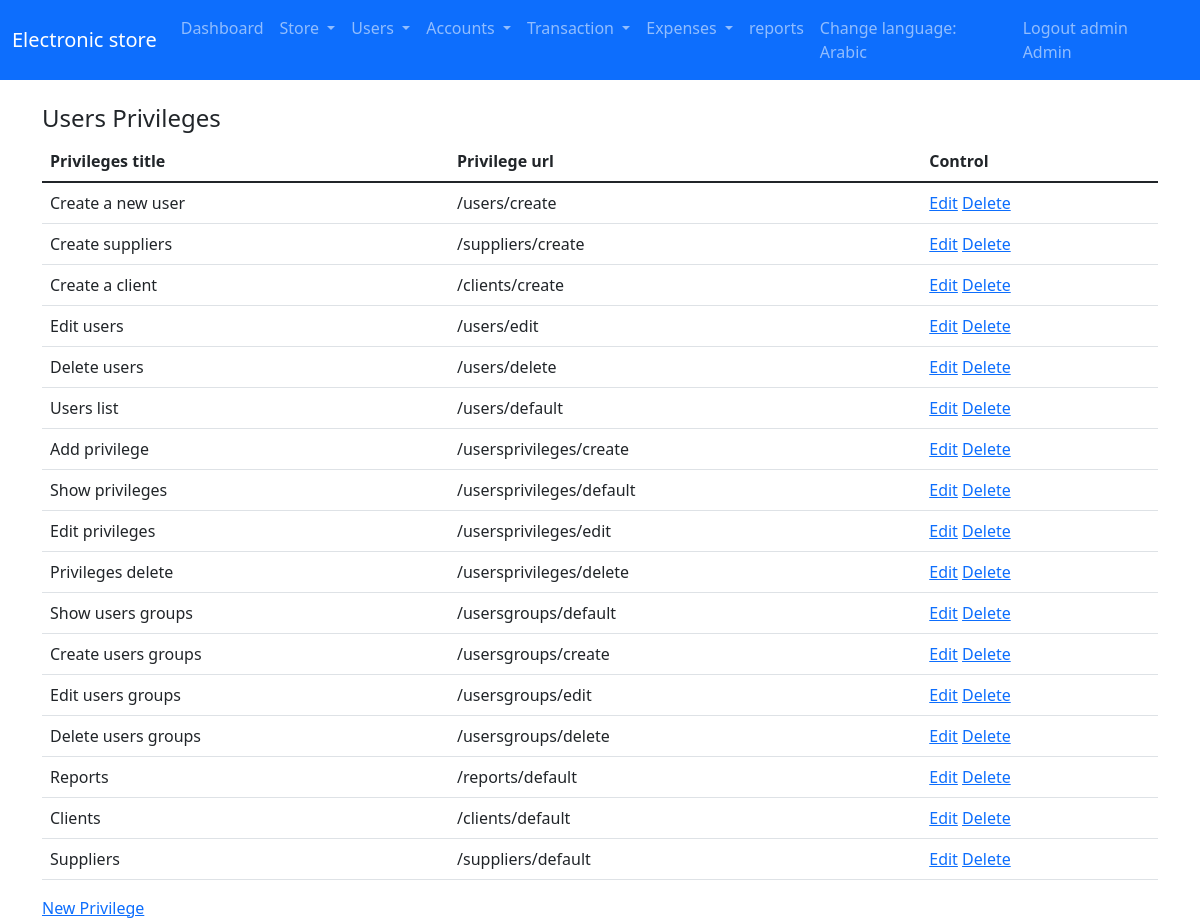
Screenshot of /usersprivileges (signed in) with the database file from the repository.
### tables this page shows
CREATE TABLE `app_users_privileges` (
  `id` tinyint UNSIGNED NOT NULL,
  `privilege_url` varchar(30) NOT NULL,
  `privilege_title` varchar(30) NOT NULL
);

### app/controllers/abstractcontroller.php (called while the page is built, shortened)
<?php
class AbstractController
{
	protected $_controller;
	protected $_action;
    protected $_template;
    protected $_registry;
    protected $_data = [];
	public function setController($controllerName)
	{
		$this->_controller = $controllerName;
	}
	public function setAction($actionName)
	{
		$this->_action = $actionName;
	}
    public function setTemplate($template)
    {
        $this->_template = $template;
    }
    public function setRegistry($registry)
    {
        $this->_registry = $registry;
    }
	protected function _view()
	{
		$view = VIEWS_PATH . $this->_controller . DS . $this->_action . '.view.php';
				$this->_data = array_merge($this->_data , $this->language->getDictionary());
                $this->_template->setRegistry($this->_registry);
                $this->_template->setActionViewFile($view);
                $this->_template->setAppData($this->_data);
                $this->_template->renderApp();
	}
}

### app/controllers/usersprivilegescontroller.php (called while the page is built, shortened)
<?php
class UsersPrivilegesController extends AbstractController
{
    public function defaultAction()
    {
        $this->_data['users_privileges'] = UsersPrivilegesModel::getAll();
        $this->_view();
    }
}

### app/lib/frontcontroller.php (called while the page is built, shortened)
<?php
class FrontController
{
    private $_controller = 'index';
    private $_action = 'default';
    private $_params = array();
    private $_template;
    private $_registry;
	public function __construct(Template $template, Registry $registry , Authentication $auth)
	{
        $this->_template = $template;
        $this->_registry = $registry;
	}
    private function _parseUrl()
    {
        $url = parse_url($_SERVER['REQUEST_URI'], PHP_URL_PATH);
        $url = trim($url, '/');
        $url = explode('/',$url , 3);
        if(isset($url[0]) && $url[0] != '') {
            $this->_controller = $url[0];
        }
    }
    public function dispatch()
    {
	  $actionName = $this->_action . 'Action';
	 $controller = new $controllerClassName;
	 $controller->setController($this->_controller);
	 $controller->setAction($this->_action);
	 $controller->setParams($this->_params);
     $controller->setTemplate($this->_template);
     $controller->setRegistry($this->_registry);
	 $controller->$actionName();
    }
}

### public/index.php (called while the page is built, shortened)
<?php
require_once APP_PATH. DS .'lib/autoload.php';
$session = new LIB\SessionManager();
$session->start();
$template_parts = require_once APP_PATH . DS . 'config' . DS . 'templateconfig.php';
$template = new LIB\Template($template_parts);
$language = new LIB\Language();
$registry = Registry::getInstance();
$registry->session = $session;
$registry->language = $language;
$messenger = Messenger::getInstance($session);
$registry->messenger = $messenger;
$authentication = Authentication::getInstance($session);
$frontController = new FrontController($template,$registry,$authentication);
$frontController->dispatch();

### app/lib/templatehelper.php (called while the page is built, shortened)
<?php
trait TemplateHelper
{
    public function urlMatch($url) {
        return parse_url($_SERVER['REQUEST_URI'] , PHP_URL_PATH) == $url;
    }
    public function hasAcccessToLink($url)
    {
     return  in_array($url, $this->session->u->privileges) ? 'd-block' : (CHECK_FOR_PRIVILEGES == 1 ? 'd-none' : 'd-block');
    }
}

### app/lib/sessionmanager.php (called while the page is built, shortened)
<?php
class SessionManager extends \SessionHandler
{
    public function __get($key) {
        if(isset($_SESSION[$key])) {
            $data = @unserialize($_SESSION[$key]);
            if($data === false) {
                return $_SESSION[$key];
            } else {
                return $data;
            }
        } else {
            trigger_error('No session key ' . $key . ' exists', E_USER_NOTICE);
        }
    }
}

### app/lib/autoload.php (called while the page is built, shortened)
<?php
class AutoLoad
{
	public static function autoload($className)
	{
		$className = str_replace('PHPMVC' , '' , $className);
		$className = str_replace('\\' , '/' , $className);
		$className = strtolower($className);
		$className = $className . '.php';
	}
}

### app/lib/database/databasehandler.php (called while the page is built, shortened)
<?php
abstract class DatabaseHandler
{
    public static function factory()
    {
        $driver = DATABASE_CONN_DRIVER;
        if ($driver == self::DATABASE_DRIVER_POD) {
            return PDODatabaseHandler::getInstance();
        } elseif ($driver == self::DATABASE_DRIVER_MYSQLI) {
            return MySQLiDatabaseHandler::getInstance();
        }
    }
}

### app/lib/database/pdodatabasehandler.php (called while the page is built, shortened)
<?php
class PDODatabaseHandler extends DatabaseHandler
{
    private static $_instance;
    private static $_handler;
    public function __call($name, $arguments)
    {
        return call_user_func_array(array(&self::$_handler, $name), $arguments);
    }
    protected static function init()
    {
        try {
            self::$_handler = new \PDO(
                'mysql:host=' . DATABASE_HOST_NAME . ';dbname=' . DATABASE_DB_NAME,
                DATABASE_USER_NAME, DATABASE_PASSWORD, array(
                    \PDO::ATTR_ERRMODE => \PDO::ERRMODE_WARNING,
                    \PDO::MYSQL_ATTR_INIT_COMMAND => 'SET NAMES utf8'
                )
            );
        } catch (\PDOException $e) {
echo "not connected";
        }
    }
    public static function getInstance()
    {
        if(self::$_instance === null) {
            self::$_instance = new self();
        }
        return self::$_instance;
    }
}

### app/models/abstractmodel.php (called while the page is built, shortened)
<?php
class AbstractModel
{
    public static function getAll()
    {
        $sql = 'SELECT * FROM ' . static::$tableName;
        $stmt = DatabaseHandler::factory()->prepare($sql);
        $stmt->execute();
        if(method_exists(get_called_class(), '__construct')) {
            $results = $stmt->fetchAll(\PDO::FETCH_CLASS | \PDO::FETCH_PROPS_LATE, get_called_class(), array_keys(static::$tableSchema));
        } else {
            $results = $stmt->fetchAll(\PDO::FETCH_CLASS, get_called_class());
        }
        if ((is_array($results) && !empty($results))) {
            return new \ArrayIterator($results);
        };
        return false;
    }
}

### app/views/usersprivileges/default.view.php (the view)
<div class="container">
        <h4><?= @$text_header?></h4>
        <table class="table border-1">
            <thead>
            <tr>
<th><?= @$text_table_privileges_title?></th>
            <th><?= @$text_table_privileges_url?></th>
            <th><?= @$text_table_control?></th>
            </tr>
            </thead>
            <tbody>
            <?php
            if(isset($users_privileges) && false !== $users_privileges) {
                foreach($users_privileges as $user_privilege) {
            ?>
            <tr>
            <td><?= $user_privilege->privilege_title?></td>
<td><?= $user_privilege->privilege_url?></td>
                <td>
                    <a href="/usersprivileges/edit/<?=$user_privilege->id?>">Edit</a>
                    <a href="/usersprivileges/delete/<?=$user_privilege->id?>" onclick="if(!confirm('Do you want to delete this employee')) return false;"> Delete  </a>
                </td>
            </tr>
            <?php
                }
            } else {
                ?>
                <td colspan="5"> <?= @$text_no_data_message?></td>
                <?php
            }
            ?>
            </tbody>
        </table>
        <a href="/usersprivileges/create"> <?= @$text_new_item ?></a>
</div>

### app/template/templateheadstart.php (shortened to what this page needs)
<!doctype html>
<html lang="en">
  <head>
    <link href="https://cdn.jsdelivr.net/npm/bootstrap@5.1.3/dist/css/bootstrap.min.css" rel="stylesheet">

### app/template/templateheadend.php
</head>
<body dir="<?=@$text_dir?>">

### app/lib/template.php (shortened to what this page needs)
<?php
class Template
{
    private $_templateParts;
    private $_action_view;
    private $_data;
    private $_registry;
    public function __get($key)
    {
        return $this->_registry->$key;
    }
	public function __construct(array $parts)
    {
        $this->_templateParts = $parts;
    }
    public function setActionViewFile($path)
    {
       $this->_action_view = $path;
    }
    public function setAppData($data)
    {
        $this->_data = $data;
    }
    public function setRegistry($registry)
    {
        $this->_registry = $registry;
    }
    private function renderTemplateHeaderStart()
    {
        require_once TEMPLATE_PATH . 'templateheadstart.php';
    }
     private function renderTemplateHeaderEnd()
    {
		extract($this->_data);
        require_once TEMPLATE_PATH . 'templateheadend.php';
    }
     private function renderTemplateFooter()
    {
        require_once TEMPLATE_PATH . 'templatefooter.php';
    }
    private function renderTemplateBlooks()
    {
        if(!array_key_exists('template' , $this->_templateParts)) {
            trigger_error('Sorry you have to define the template blocks' , E_USER_WARNING);
        } else {
            $parts = $this->_templateParts['template'];
            if(!empty($parts)) {
                foreach ($parts as $partkey => $filePath) {
                    if($partkey== ':view') {
                        require_once $this->_action_view;
                    } else {
                        require_once $filePath;
                    }
                }
            }
        }
    }
    public function renderApp()
    {
        $this->renderTemplateHeaderStart();
        $this->renderTemplateHeaderEnd();
        $this->renderTemplateBlooks();
        $this->renderTemplateFooter();
    }
}

### app/template/nav.php (shortened to what this page needs)
<nav class="navbar navbar-expand-lg navbar-dark bg-primary">
  <div class="container-fluid">
    <a class="navbar-brand" href="/"><?=@$text_website_name?></a>
    <div class="collapse navbar-collapse" id="navbarNavAltMarkup">
      <div class="navbar-nav">
        <a class="nav-link <?= $this->urlMatch('/statistics') === true ? 'active' : '' ?>" href="/statistics"><?=@$text_statistics?></a>
		<li class="nav-item dropdown">
          <a class="nav-link dropdown-toggle" href="/store" id="navbarDropdown" role="button" data-bs-toggle="dropdown" aria-expanded="false">
           <?=@$text_store?>
          </a>
        </li>
        <li class="nav-item dropdown">
          <a class="nav-link dropdown-toggle" href="#" id="navbarDropdown" role="button" data-bs-toggle="dropdown" aria-expanded="false">
           <?=@$text_accounts_users?>
          </a>
        </li>
		<li class="nav-item dropdown">
          <a class="nav-link dropdown-toggle" href="#" id="navbarDropdown" role="button" data-bs-toggle="dropdown" aria-expanded="false">
           <?=@$text_accounts?>
          </a>
        </li>
		<li class="nav-item dropdown">
          <a class="nav-link dropdown-toggle" href="/transaction" id="navbarDropdown" role="button" data-bs-toggle="dropdown" aria-expanded="false">
           <?=@$text_transaction?>
          </a>
        </li>
		<li class="nav-item dropdown">
          <a class="nav-link dropdown-toggle <?= @$this->hasAcccessToLink('/expenses/default')?>" href="/expenses" id="navbarDropdown" role="button" data-bs-toggle="dropdown" aria-expanded="false">
           <?=@$text_expenses?>
          </a>
        </li>
        <a class="nav-link <?= @$this->hasAcccessToLink('/reports/default')?> <?= $this->urlMatch('/reports') === true ? 'active' : '' ?>" href="/reports"><?=@$text_reports?> </a>
		<a class="nav-link" href="/language"><?=@$text_lang?></a>
		<a class="nav-link" href="/authentication/logout"><?=@$text_logout . ' ' . $this->session->u->username . ' ' . $this->session->u->group_name?> </a>
      </div>
    </div>
  </div>
</nav>
<br>

### app/template/templatefooter.php (shortened to what this page needs)
  </body>
</html>

### rows the page displays
app_users_privileges: privilege_title "Create a new user", privilege_url "/users/create"
app_users_privileges: privilege_title "Create suppliers", privilege_url "/suppliers/create"
app_users_privileges: privilege_title "Create a client", privilege_url "/clients/create"
app_users_privileges: privilege_title "Edit users", privilege_url "/users/edit"
app_users_privileges: privilege_title "Delete users", privilege_url "/users/delete"
app_users_privileges: privilege_title "Users list", privilege_url "/users/default"
app_users_privileges: privilege_title "Add privilege", privilege_url "/usersprivileges/create"
app_users_privileges: privilege_title "Show privileges", privilege_url "/usersprivileges/default"
app_users_privileges: privilege_title "Edit privileges", privilege_url "/usersprivileges/edit"
app_users_privileges: privilege_title "Privileges delete", privilege_url "/usersprivileges/delete"
app_users_privileges: privilege_title "Show users groups", privilege_url "/usersgroups/default"
app_users_privileges: privilege_title "Create users groups", privilege_url "/usersgroups/create"
app_users_privileges: privilege_title "Edit users groups", privilege_url "/usersgroups/edit"
app_users_privileges: privilege_title "Delete users groups", privilege_url "/usersgroups/delete"
app_users_privileges: privilege_title "Reports", privilege_url "/reports/default"
app_users_privileges: privilege_title "Clients", privilege_url "/clients/default"
app_users_privileges: privilege_title "Suppliers", privilege_url "/suppliers/default"
